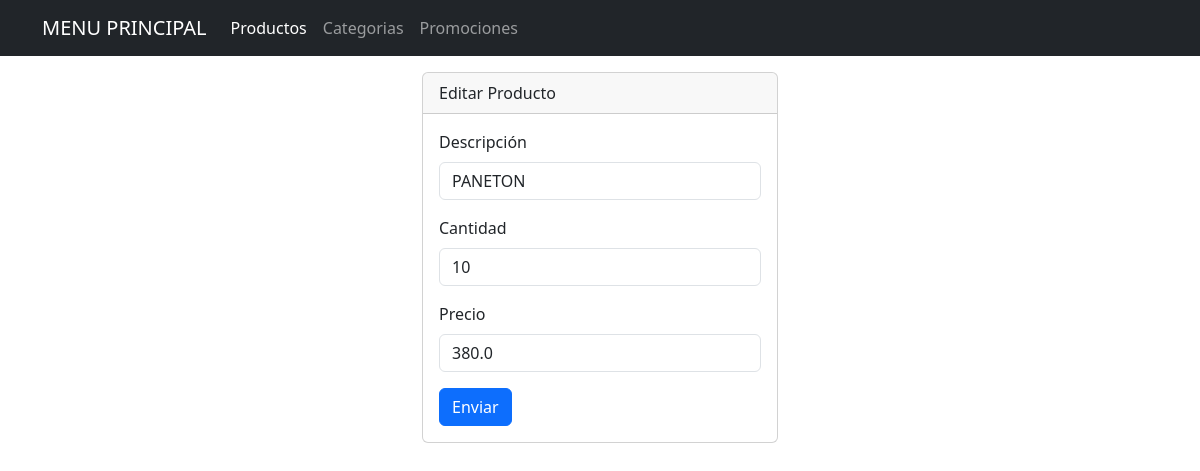
The app's page /productos/edit/5 with its own data.
### tables this page shows
CREATE TABLE productos(
            id INTEGER PRIMARY KEY AUTOINCREMENT,
            descripcion TEXT NOT NULL,
            cantidad INTEGER NOT NULL,
            precio FLOAT NOT NULL
        );

### app.py (the view)
@app.route("/productos/edit/<int:id>")
def producto_edit(id):
    conn = sqlite3.connect("almacen.db")
    conn.row_factory = sqlite3.Row
    cursor = conn.cursor()
    cursor.execute("SELECT * FROM productos WHERE id = ?", (id,))
    producto = cursor.fetchone()
    conn.close()
    return render_template("productos/edit.html", producto=producto)

### templates/productos/edit.html (shortened to what this page needs)
{% include 'header.html' %}
<div class="row">
    <div class="col-4"></div>
    <div class="col-4">
        <div class="card">
            <div class="card-header">
              Editar Producto
            </div>
            <div class="card-body">
                <form action="{{ url_for('productos_update') }}" method="POST">
                    <div class="mb-3">
                        <label for="descripcion" class="form-label">Descripción</label>
                        <input type="text" class="form-control" name="descripcion" value="{{ producto['descripcion'] }}">
                    </div>
                    <div class="mb-3">
                        <label for="cantidad" class="form-label">Cantidad</label>
                        <input type="number" class="form-control" name="cantidad" value="{{ producto['cantidad'] }}">
                    </div>
                    <div class="mb-3">
                        <label for="precio" class="form-label">Precio</label>
                        <input type="text" class="form-control" name="precio" value="{{ producto['precio'] }}">
                    </div>
                    <button type="submit" class="btn btn-primary">Enviar</button>
                </form>
            </div>
          </div>
    </div>
    <div class="col-4"></div>
</div>
{% include 'footer.html' %}

### records on screen
productos: descripcion "PANETON", cantidad "10", precio "380.0"
